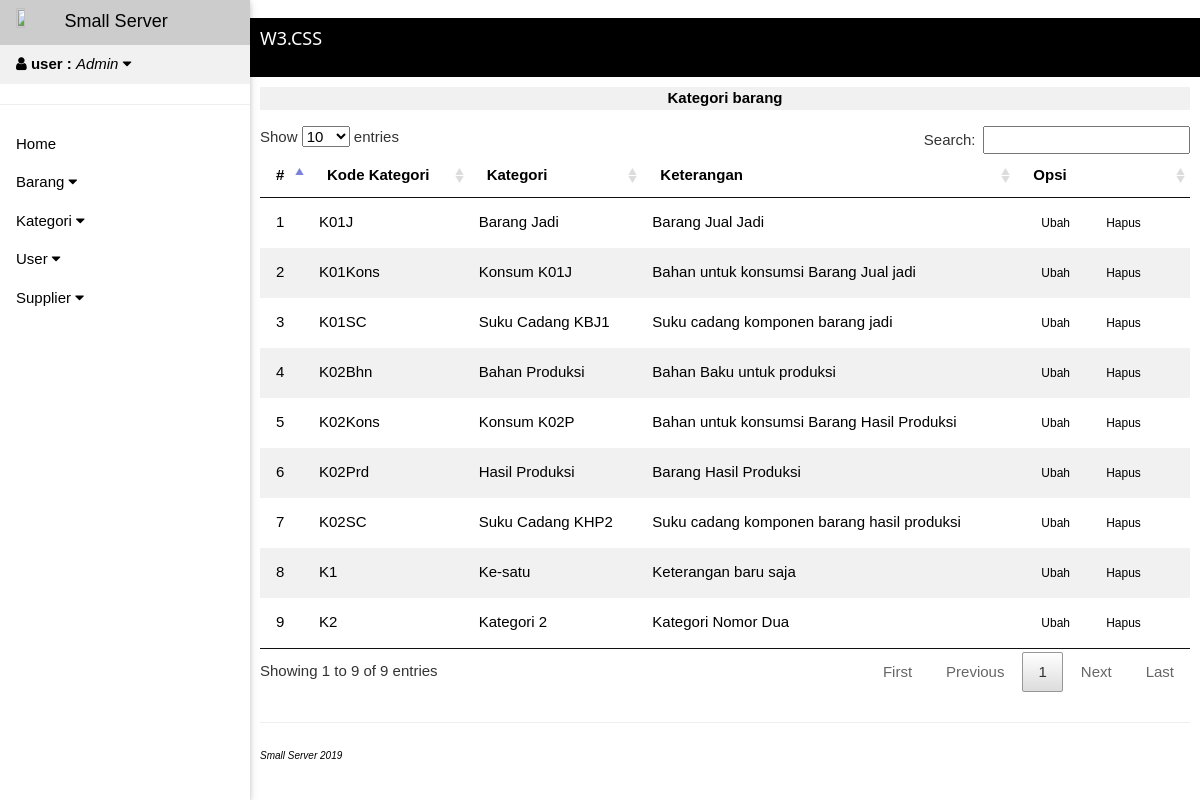
The page /v2/index.php?p=cat&view (signed in) on the database its author committed.
### tables this page shows
CREATE TABLE `user` (
  `id_user` int(3) NOT NULL,
  `username` varchar(15) NOT NULL,
  `password` varchar(15) NOT NULL,
  `nama` varchar(30) NOT NULL,
  `level` int(5) NOT NULL,
  `bagian` varchar(50) NOT NULL
);

CREATE TABLE `kategori` (
  `kd_kategori` varchar(10) NOT NULL,
  `kategori` varchar(50) NOT NULL,
  `ket` mediumtext NOT NULL
);

### v2/mod/barang/cat.php (the view, shortened to what this page needs)
<?php
if ($_GET['p']=='cat'){
    if (isset($_GET['view'])){
        ?>
        <div class="w3-center w3-margin-bottom w3-light-grey"><strong>Kategori barang</strong></div>
        <table id="example" class="w3-table w3-hoverable w3-striped" style="width:100%">
        <thead>
            <tr>
                <th >#</th>
                <th>Kode Kategori</th>
                <th>Kategori</th>
                <th>Keterangan</th>
                <th>Opsi</th>
            </tr>
        </thead>
        <tbody>
            <?php
            $query = mysqli_query($koneksi, "SELECT * FROM kategori order by kd_kategori")or die(mysql_error());
            $nomor = 1;
            while($data = mysqli_fetch_array($query)){
                ?>
            <tr>
                <td ><?php echo $nomor++; ?></td>
                <td><?php echo $data['kd_kategori']; ?></td>
                <td><?php echo $data['kategori']; ?></td>
                <td><?php echo $data['ket']; ?></td>
                <td>
                    <a href="?p=cat&edit&id=<?php echo $data['kd_kategori']; ?>" class="w3-button w3-small"> Ubah</a> <a href="mod/barang/process.php?act=delete_cat&id=<?php echo $data['kd_kategori']; ?>" onclick="return confirm ('Hapus Data Kategori <?php echo $data['kategori']; ?> ?')" class="w3-button w3-small">Hapus</a>
               </td>
            </tr>
            <?php } ?>
        </tbody>
        </table>
<?php
    }
}
?>

### v2/part/sidebar.php (shortened to what this page needs)
<?php
$query = mysqli_query($koneksi, "SELECT * FROM user where username='$_SESSION[username]' ") or die ('Error '.mysqli_error($koneksi));
$data = mysqli_fetch_array($query);
?>
<nav class="w3-sidebar w3-bar-block w3-collapse w3-animate-left w3-card" style="z-index:3;width:250px;" id="mySidebar">
  <a class="w3-bar-item w3-button w3-border-bottom w3-large" href="index.php  "><img src="http://smallserver.online/v1/images/logo.png" style="width:20%; height: 20%;"> Small Server</a>
  <div>
    <a class="w3-bar-item w3-button w3-light-grey" w3-light onclick="myAccordion('account')" href="javascript:void(0)"><i class="fa fa-user"></i> <b>user :</b> <i><?php echo $data['nama'];?></i> <i class="fa fa-caret-down"></i></a>
  </div>
  <hr>
  <a class="w3-bar-item w3-button " href="index.php">Home</a>
  <?php
  if ($_SESSION['level']=='1'){
    ?>
    <div>
    <a class="w3-bar-item w3-button " onclick="myAccordion('barang')" href="javascript:void(0)">Barang <i class="fa fa-caret-down"></i></a>
    </div>
    <div>
    <a class="w3-bar-item w3-button" onclick="myAccordion('cat')" href="javascript:void(0)">Kategori <i class="fa fa-caret-down"></i></a>
    </div>
    <div>
    <a class="w3-bar-item w3-button" onclick="myAccordion('user')" href="javascript:void(0)">User <i class="fa fa-caret-down"></i></a>
    <a class="w3-bar-item w3-button" onclick="myAccordion('supplier')" href="javascript:void(0)">Supplier <i class="fa fa-caret-down"></i></a>
    </div>
    <?php
  }
  ?>
  </nav>

### v2/css/w3.css (style rules this page uses)
*,*:before,*:after { box-sizing:inherit }
html { -ms-text-size-adjust:100%;-webkit-text-size-adjust:100% }
body { margin:0 }
article,aside,details,figcaption,figure,footer,header,main,menu,nav,section { display:block }
a { background-color:transparent }
b,strong { font-weight:bolder }
img { border-style:none }
hr { box-sizing:content-box;height:0;overflow:visible }
html,body { font-family:Verdana,sans-serif;font-size:15px;line-height:1.5 }
html { overflow-x:hidden }
hr { border:0;border-top:1px solid #eee;margin:20px 0 }
img { vertical-align:middle }
a { color:inherit }
.w3-table,.w3-table-all { border-collapse:collapse;border-spacing:0;width:100%;display:table }
.w3-striped tbody tr:nth-child(even) { background-color:#f1f1f1 }
.w3-table td,.w3-table th,.w3-table-all td,.w3-table-all th { padding:8px 8px;display:table-cell;text-align:left;vertical-align:top }
.w3-table th:first-child,.w3-table td:first-child,.w3-table-all th:first-child,.w3-table-all td:first-child { padding-left:16px }
.w3-btn,.w3-button { border:none;display:inline-block;padding:8px 16px;vertical-align:middle;overflow:hidden;text-decoration:none;color:inherit;background-color:inherit;text-align:center;cursor:pointer;white-space:nowrap }
.w3-btn,.w3-button { -webkit-touch-callout:none;-webkit-user-select:none;-khtml-user-select:none;-moz-user-select:none;-ms-user-select:none;user-select:none }
.w3-sidebar { height:100%;width:200px;background-color:#fff;position:fixed!important;z-index:1;overflow:auto }
.w3-bar-block .w3-bar-item { width:100%;display:block;padding:8px 16px;text-align:left;border:none;white-space:normal;float:none;outline:0 }
@media (min-width:993px) { .w3-sidebar.w3-collapse { display:block!important } }
.w3-card,.w3-card-2 { box-shadow:0 2px 5px 0 rgba(0,0,0,0.16),0 2px 10px 0 rgba(0,0,0,0.12) }
.w3-animate-left { position:relative;animation:animateleft 0.4s }
.w3-small { font-size:12px!important }
.w3-large { font-size:18px!important }
.w3-center { text-align:center!important }
.w3-border-bottom { border-bottom:1px solid #ccc!important }
.w3-margin-bottom { margin-bottom:16px!important }
.w3-light-grey,.w3-hover-light-grey:hover,.w3-light-gray,.w3-hover-light-gray:hover { color:#000!important;background-color:#f1f1f1!important }

### rows shown on the page
user: nama "Admin"
kategori: kd_kategori "K01J", kategori "Barang Jadi", ket "Barang Jual Jadi"
kategori: kd_kategori "K01Kons", kategori "Konsum K01J", ket "Bahan untuk konsumsi Barang Jual jadi"
kategori: kd_kategori "K01SC", kategori "Suku Cadang KBJ1", ket "Suku cadang komponen barang jadi"
kategori: kd_kategori "K02Bhn", kategori "Bahan Produksi", ket "Bahan Baku untuk produksi"
kategori: kd_kategori "K02Kons", kategori "Konsum K02P", ket "Bahan untuk konsumsi Barang Hasil Produksi"
kategori: kd_kategori "K02Prd", kategori "Hasil Produksi", ket "Barang Hasil Produksi"
kategori: kd_kategori "K02SC", kategori "Suku Cadang KHP2", ket "Suku cadang komponen barang hasil produksi"
kategori: kd_kategori "K1", kategori "Ke-satu", ket "Keterangan baru saja"
kategori: kd_kategori "K2", kategori "Kategori 2", ket "Kategori Nomor Dua"
